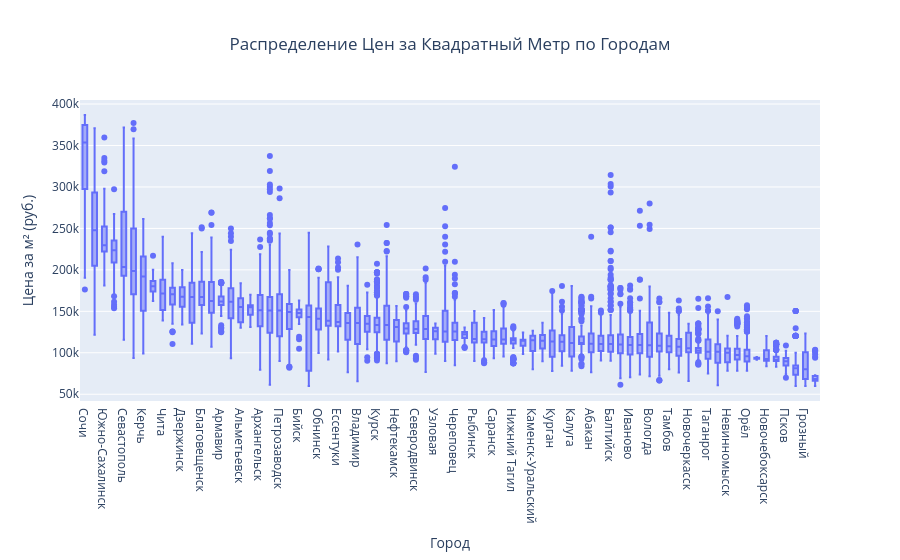

Notebook cell for this chart:
### Markdown cell above
## Медианная Цена за Квадратный Метр по Субъектам РФ

**Ключевые наблюдения:**
- Разница между самым дорогим и самым дешёвым регионом составляет **в несколько раз**
- Наблюдается **высокая вариативность цен** между субъектами РФ 
- Это **подтверждает критическую важность** географических признаков для модели
- Цветовая градация наглядно показывает **ценовые кластеры** регионов

**Гипотезы :**

 Регионы с высокими зарплатами → высокие цены  
 Регионы с растущим населением → растущие цены  
 Курортные регионы → большой + к цене  
 Промышленные регионы → средние/низкие цены

**Практические выводы:**
- Возможно, стоит создать **отдельные модели для регионов** с сильно различающимися ценами

### Code cell
# Для наглядности ограничимся городами с достаточным количеством объявлений
city_counts = df['Город'].value_counts()
top_cities = city_counts[city_counts > 50].index 

df_top_cities = df[df['Город'].isin(top_cities)]

# Сортировка городов по медианной цене для более наглядного графика
sorted_cities = df_top_cities.groupby('Город')['Цена_за_квадратный_метр'].median().sort_values(ascending=False).index

# Построение box plot
fig_city_box = px.box(
    df_top_cities,
    x='Город',
    y='Цена_за_квадратный_метр',
    title='Распределение Цен за Квадратный Метр по Городам',
    labels={'Город': 'Город', 'Цена_за_квадратный_метр': 'Цена за м² (руб.)'},
    category_orders={'Город': sorted_cities} # Применяем сортировку
)

fig_city_box.update_layout(title_x=0.5)
fig_city_box.show()

### Figure 1 — Plotly figure (JSON) as saved in the notebook; plotly's stock layout.template omitted (floating-point values rounded to 4 significant figures; data arrays with more than 128 entries replaced by an {"elided": "..."} marker saying what was removed)
{"data": [{"alignmentgroup": "True", "hovertemplate": "Город=%{x}<br>Цена за м² (руб.)=%{y}<extra></extra>", "legendgroup": "", "marker": {"color": "#636efa"}, "name": "", "notched": false, "offsetgroup": "", "orientation": "v", "showlegend": false, "type": "box", "x": {"elided": "17227 str values"}, "x0": " ", "xaxis": "x", "y": {"elided": "17227 float values"}, "y0": " ", "yaxis": "y"}], "layout": {"boxmode": "group", "legend": {"tracegroupgap": 0}, "title": {"text": "Распределение Цен за Квадратный Метр по Городам", "x": 0.5}, "xaxis": {"anchor": "y", "categoryarray": ["Сочи", "Евпатория", "Южно-Сахалинск", "Кисловодск", "Севастополь", "Новороссийск", "Керчь", "Братск", "Чита", "Нижнекамск", "Дзержинск", "Пятигорск", "Благовещенск", "Симферополь", "Армавир", "Улан-Удэ", "Альметьевск", "Мурманск", "Архангельск", "Калининград", "Петрозаводск", "Сургут", "Бийск", "Каспийск", "Обнинск", "Майкоп", "Ессентуки", "Магнитогорск", "Владимир", "Белгород", "Курск", "Чебоксары", "Нефтекамск", "Выкса", "Северодвинск", "Сыктывкар", "Узловая", "Киров", "Череповец", "Сосновоборск", "Рыбинск", "Нижневартовск", "Саранск", "Стерлитамак", "Нижний Тагил", "Новокуйбышевск", "Каменск-Уральский", "Балаково", "Курган", "Йошкар-Ола", "Калуга", "Великий Новгород", "Абакан", "Батайск", "Балтийск", "Брянск", "Иваново", "Кострома", "Вологда", "Тверь", "Тамбов", "Ставрополь", "Новочеркасск", "Энгельс", "Таганрог", "Смоленск", "Невинномысск", "Ковров", "Орёл", "Шахты", "Новочебоксарск", "Волжский", "Псков", "Нальчик", "Грозный", "Березники"], "categoryorder": "array", "domain": [0, 1], "title": {"text": "Город"}}, "yaxis": {"anchor": "x", "domain": [0, 1], "title": {"text": "Цена за м² (руб.)"}}}}
